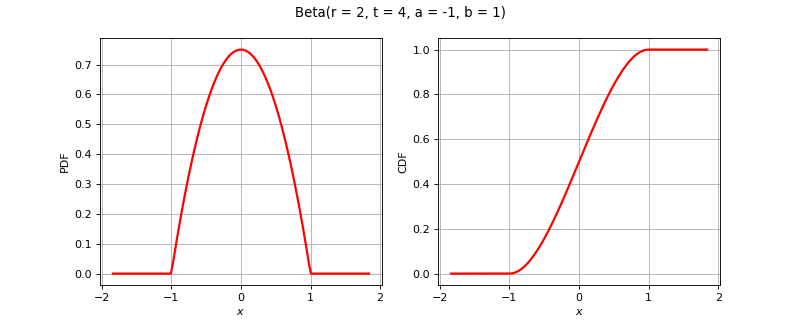

Here is the Python script that generated this plot:
import openturns as ot
from matplotlib import pyplot as plt
from openturns.viewer import View
if (ot.Beta().__class__.__name__=='ComposedDistribution'):
    correlation = ot.CorrelationMatrix(2)
    correlation[1, 0] = 0.25
    aCopula = ot.NormalCopula(correlation)
    marginals = [ot.Normal(1.0, 2.0), ot.Normal(2.0, 3.0)]
    distribution = ot.ComposedDistribution(marginals, aCopula)
elif (ot.Beta().__class__.__name__=='CumulativeDistributionNetwork'):
    distribution = ot.CumulativeDistributionNetwork([ot.Normal(2),ot.Dirichlet([0.5, 1.0, 1.5])], ot.BipartiteGraph([[0,1], [0,1]]))
else:
    distribution = ot.Beta()
dimension = distribution.getDimension()
if dimension <= 2:
    if distribution.getDimension() == 1:
        distribution.setDescription(['$x$'])
        pdf_graph = distribution.drawPDF()
        cdf_graph = distribution.drawCDF()
        fig = plt.figure(figsize=(10, 4))
        plt.suptitle(str(distribution))
        pdf_axis = fig.add_subplot(121)
        cdf_axis = fig.add_subplot(122)
        View(pdf_graph, figure=fig, axes=[pdf_axis], add_legend=False)
        View(cdf_graph, figure=fig, axes=[cdf_axis], add_legend=False)
    else:
        distribution.setDescription(['$x_1$', '$x_2$'])
        pdf_graph = distribution.drawPDF()
        fig = plt.figure(figsize=(10, 5))
        plt.suptitle(str(distribution))
        pdf_axis = fig.add_subplot(111)
        View(pdf_graph, figure=fig, axes=[pdf_axis], add_legend=False)
